Frame 1 (no input): blank canvas, image omitted
Frame 60 (no input): blank canvas, image omitted
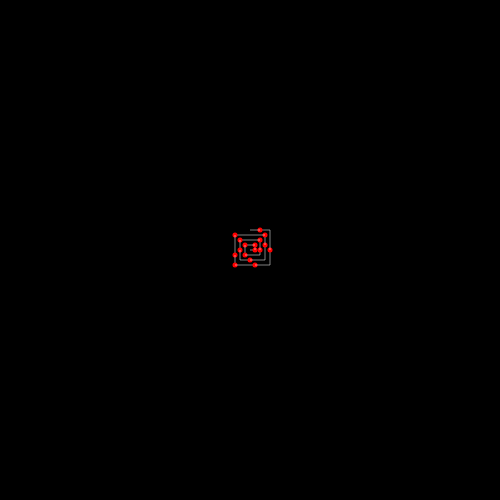
Frame 120 (the mouse pressed at the canvas centre since frame 60)

The p5.js sketch whose frames 1 and 60 were blank and that drew this single picture after the mouse press (run headless with seeded random() and noise() and a simulated clock; from frame 60 on, the mouse is pressed at the canvas centre):

// p5.js sketch
// ── sketch.js
let x,y;
let firstX = 0;
let secondX = 0;
let firstY = 0;
let secondY = 0;
let stepSize = 5;
let step = 1;
let turnCounter = 1;
let state = 0;
let num = 1;
let tSize = 64;
let numSteps = 0;
let mouseIsOn = false;

function setup() {
  createCanvas(500, 500);
  background(0);
  x = width / 2;
  y = height / 2;
  // circle(x,y,3);
  secondX = x;
  secondY = y;  
}// setup() Ende ---

function draw() {

    textAlign(CENTER,CENTER);
    textSize(stepSize / 2);
    noStroke();
    if (istPrime(num)){
      fill(255,0,0);
    // }else{
    //   fill(255);
    // }
      // text(num, secondX, secondY);
      circle(secondX,secondY,5);
    }
    runForrest();
}// draw() Ende ---

function mousePressed() {
  mouseIsOn = !mouseIsOn;
   
}// --- mousePressed() Ende ---

function istPrime(Zahl){
  if (Zahl == 1) return false;
  for (let i = 2; i <= sqrt(Zahl); i++) {
    if (Zahl % i == 0) {
      return false;
    }
  }
  return true;
}// --- istPrime() Ende ---

function runForrest(){
  if (mouseIsOn){
    firstX = secondX;
    firstY = secondY;
    switch (state){    
      case 0:
        secondX += stepSize;
        break;
      case 1:
        secondY -= stepSize;
        break;
      case 2:
        secondX -= stepSize;
        break;
      case 3:
        secondY += stepSize;
        break;
    }
    if (num % step == 0){
      state = (state + 1) % 4;
      turnCounter++;
      if (turnCounter % 2 == 0){
        step++;
      }
    }
    num++;
    push();
    strokeCap(SQUARE);
    strokeWeight(0.5);
    stroke(255);
    line(firstX, firstY, secondX, secondY);  
    pop();
    console.log("Num: " + num);
    console.log("State: " + state + " Step: " + step);
  }
}// --- runForrest() Ende ---
